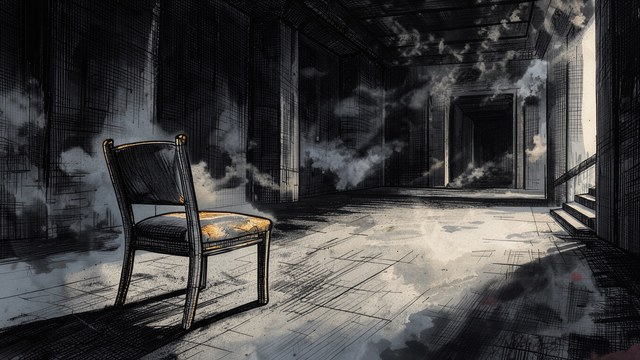
#> input picture tests/fixtures/copy_check/bakery_copy.jpg, 640 x 360 px
$ python -i image_checks.py   (imports and definitions only)
#> lines starting #> are read from the running program, lines starting #| are printed output that depends on the picture
#> further down, picture is the input picture: PIL image 640x360 RGB; mean R, G, B 66, 64.8, 64.9
"""Cheap, conservative checks on generated illustrations.

Two failure modes seen in the first style calibration:

* **Paper margins** — torn or light paper edges around the picture, which in a
  16:9 video become a flickering ragged white frame. An edge counts as a margin
  when its 3 % strip is much lighter than the band just inside it. The image is
  "bordered" when at least 3 edges are margins, or when one edge is a light
  strip along (almost) its full length. A bright window touching one edge is
  not a border.
* **Comic pages** — several panels separated by light gutters. A gutter is a
  run of light pixels crossing most of the picture, at least 3 lines thick, or
  two shorter gutters crossing each other.

``crop_border`` cuts inward past the margins to the largest 16:9 area.
"""
from __future__ import annotations

import numpy as np
from PIL import Image

ANALYSIS_SIZE = (480, 270)
STRIP = 0.03            # edge strip, share of the shorter side
MARGIN_DELTA = 40       # strip mean minus inner-band mean (0-255)
MARGIN_MIN_MEAN = 120
FULL_EDGE_COVERAGE = 0.95
FULL_EDGE_MIN_MEAN = 190
LIGHT = 185             # "paper white" threshold for gutters
GUTTER_RUN = 0.75       # a gutter crosses at least this share of the picture
CROSS_RUN_COL, CROSS_RUN_ROW = 0.5, 0.35
INTERIOR_MARGIN = 0.08


def _gray(image: Image.Image) -> np.ndarray:
    return np.asarray(image.convert("L").resize(ANALYSIS_SIZE), dtype=np.float32)
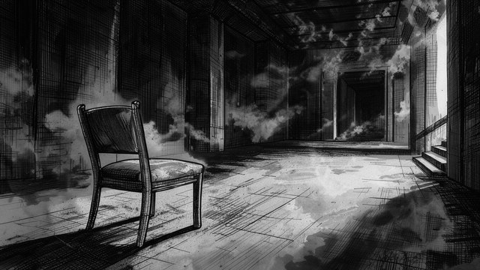
#> returned value: shape (270, 480) float32; min 0, max 241, mean 65.1


def _edges(gray: np.ndarray) -> dict:
    h, w = gray.shape
#> h = 270; w = 480
    s = max(3, int(STRIP * min(h, w)))
#> s = 8
    return {
        "top": (gray[:s], gray[s:3 * s], 0),
        "bottom": (gray[-s:], gray[-3 * s:-s], 0),
        "left": (gray[:, :s], gray[:, s:3 * s], 1),
        "right": (gray[:, -s:], gray[:, -3 * s:-s], 1),
    }


def detect_border(image: Image.Image) -> dict:
    gray = _gray(image)
    details, margins, full = {}, [], []
    for name, (strip, inner, axis) in _edges(gray).items():
        strip_mean, inner_mean = float(strip.mean()), float(inner.mean())
        along = (strip > 170).mean(axis=1 - axis if axis else 0)    # per position along the edge
        coverage = float((along > 0.5).mean())
        is_margin = strip_mean - inner_mean >= MARGIN_DELTA and strip_mean >= MARGIN_MIN_MEAN
        is_full = coverage >= FULL_EDGE_COVERAGE and strip_mean >= FULL_EDGE_MIN_MEAN
        details[name] = {"strip_mean": round(strip_mean, 1), "inner_mean": round(inner_mean, 1),
                         "coverage": round(coverage, 2), "margin": is_margin, "full_strip": is_full}
        if is_margin:
            margins.append(name)
        if is_full:
            full.append(name)
#> this loop made 4 passes
#> (name, axis, strip_mean, inner_mean) on passes 1 to 2: ('top', 0, 20.79, 21.58), ('bottom', 0, 56.66, 59.67)
#> (name, axis, strip_mean, inner_mean, along) on passes 3 to 4: ('left', 1, 46.38, 44.56, [0, 0, 0, 0, 0, 0, 0, 0]), ('right', 1, 16.23, 18.94, [0, 0, 0, 0, 0, 0, 0, 0])
#> after the loop, details = 4 items; full = []; margins = []
    return {"bordered": len(margins) >= 3 or bool(full), "margin_edges": margins,
            "full_edges": full, "edges": details}


# [42 lines left out: functions _longest_runs, _thick, detect_panels, _margin_depth, not called in this run]


def crop_border(image: Image.Image, ratio: float = 16 / 9, safety: float = 0.01) -> tuple:
    """Largest ``ratio`` area inside the margins; returns (cropped image, box)."""
    report = detect_border(image)
#> report = 4 items
    gray = _gray(image)
    sx, sy = image.width / ANALYSIS_SIZE[0], image.height / ANALYSIS_SIZE[1]
#> sx = 1.33; sy = 1.33
    edges = set(report["margin_edges"]) | set(report["full_edges"])
#> edges = 0 items
    depth = {side: (_margin_depth(gray, side) if side in edges else 0) for side in
             ("top", "bottom", "left", "right")}
#> depth = {'top': 0, 'bottom': 0, 'left': 0, 'right': 0}
    left = depth["left"] * sx + safety * image.width
#> left = 6.4
    right = image.width - depth["right"] * sx - safety * image.width
#> right = 633.6
    top = depth["top"] * sy + safety * image.height
#> top = 3.6
    bottom = image.height - depth["bottom"] * sy - safety * image.height
#> bottom = 356.4
    width, height = right - left, bottom - top
#> width = 627.2; height = 352.8
    if width / height > ratio:
        excess = width - height * ratio
#> excess = 1.14e-13
        left, right = left + excess / 2, right - excess / 2
    else:
        excess = height - width / ratio
        top, bottom = top + excess / 2, bottom - excess / 2
    box = tuple(int(round(value)) for value in (left, top, right, bottom))
#> box = (6, 4, 634, 356)
    return image.crop(box), box


# [7 lines left out: function inspect, not called in this run]

>>> from PIL import Image
>>> picture = Image.open('../tests/fixtures/copy_check/bakery_copy.jpg')
>>> result = crop_border(picture)

$ run again, on tests/fixtures/copy_check/ep2_shot.jpg
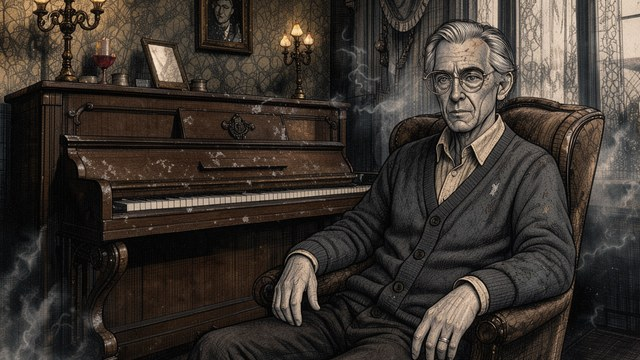
#> input picture tests/fixtures/copy_check/ep2_shot.jpg, 640 x 360 px
#> picture is the input picture: PIL image 640x360 RGB; mean R, G, B 59.7, 52.6, 46.4
#> in _gray, `return np.asarray(image.convert("L").resize(ANALYSIS_SIZE), dtype=np.f..`:
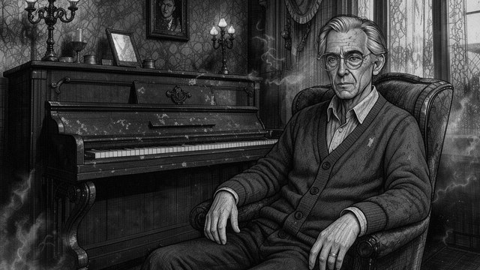
#> returned value: shape (270, 480) float32; min 0, max 236, mean 54
#> h = 270; w = 480
#> s = 8
#> the loop in detect_border, `for name, (strip, inner, axis) in _edges(gray).items():` made 4 passes
#> (name, axis, strip_mean, inner_mean, coverage) on passes 1 to 2: ('top', 0, 82.62, 81.09, 0.102), ('bottom', 0, 34.04, 37.4, 0)
#> after the loop in detect_border, `for name, (strip, inner, axis) in _edges(gray).items():`: details = 4 items; full = []
#> report = 4 items
#> edges = 0 items
#> depth = {'top': 0, 'bottom': 0, 'left': 0, 'right': 0}
#> left = 6.4
#> right = 633.6
#> top = 3.6
#> bottom = 356.4
#> width = 627.2; height = 352.8
#> excess = 1.14e-13
#> box = (6, 4, 634, 356)

$ run again, on tests/fixtures/copy_check/margin_shot.jpg
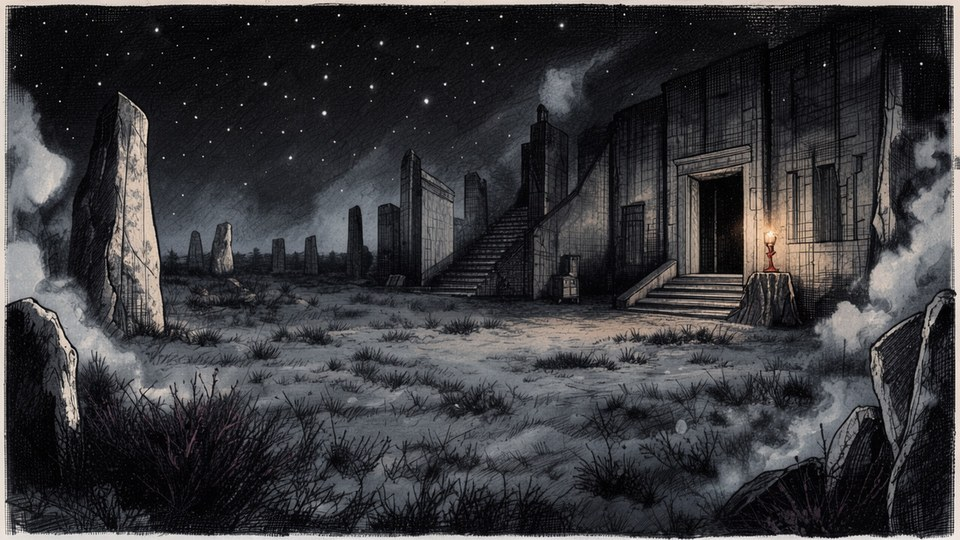
#> input picture tests/fixtures/copy_check/margin_shot.jpg, 960 x 540 px
#> picture is the input picture: PIL image 960x540 RGB; mean R, G, B 57.5, 57, 59.8
#> in _edges, `h, w = gray.shape`: h = 270; w = 480
#> s = 8
#> the loop in detect_border, `for name, (strip, inner, axis) in _edges(gray).items():` made 4 passes
#> (name, axis, strip_mean, inner_mean, coverage, is_margin) on passes 1 to 2: ('top', 0, 83.14, 17.26, 0.0125, False), ('bottom', 0, 84.32, 31.54, 0.0167, False)
#> after the loop in detect_border, `for name, (strip, inner, axis) in _edges(gray).items():`: details = 4 items; full = []; margins = ['left', 'right']
#> report = 4 items
#> edges = 2 items
#> in _margin_depth, `lines = {"top": gray, "bottom": gray[::-1], "left": gray.T, "right": g..`:
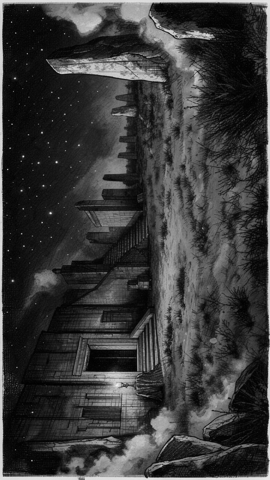
#> lines: shape (480, 270) float32; min 0, max 240, mean 57.4
#> interior = 48.9
#> in _margin_depth (call 2), `lines = {"top": gray, "bottom": gray[::-1], "left": gray.T, "right": g..`:
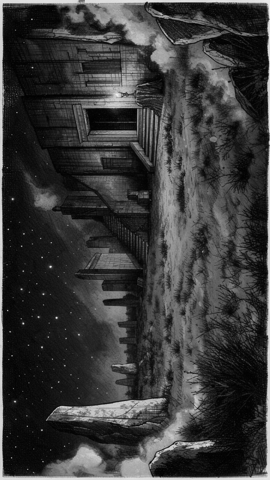
#> lines: shape (480, 270) float32; min 0, max 240, mean 57.4
#> interior = 55.16
#> depth = {'top': 0, 'bottom': 0, 'left': 6, 'right': 5}
#> left = 21.6
#> right = 940.4
#> in crop_border, `top = depth["top"] * sy + safety * image.height`: top = 5.4
#> in crop_border, `bottom = image.height - depth["bottom"] * sy - safety * image.height`: bottom = 534.6
#> width = 918.8; height = 529.2
#> excess = 12.38
#> in crop_border, `top, bottom = top + excess / 2, bottom - excess / 2`: top = 11.59; bottom = 528.4
#> box = (22, 12, 940, 528)
